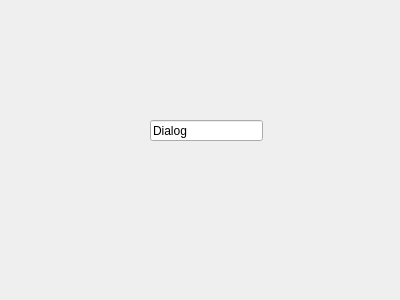
<?xml version="1.0" encoding="UTF-8"?>
<ui version="4.0">
 <class>Dialog</class>
 <widget class="QDialog" name="Dialog">
  <property name="geometry">
   <rect>
    <x>0</x>
    <y>0</y>
    <width>400</width>
    <height>300</height>
   </rect>
  </property>
  <property name="windowTitle">
   <string>Dialog</string>
  </property>
  <widget class="QLineEdit" name="lineEdit">
   <property name="geometry">
    <rect>
     <x>150</x>
     <y>120</y>
     <width>113</width>
     <height>21</height>
    </rect>
   </property>
   <property name="text">
    <string>Dialog</string>
   </property>
  </widget>
 </widget>
 <resources/>
 <connections/>
</ui>
